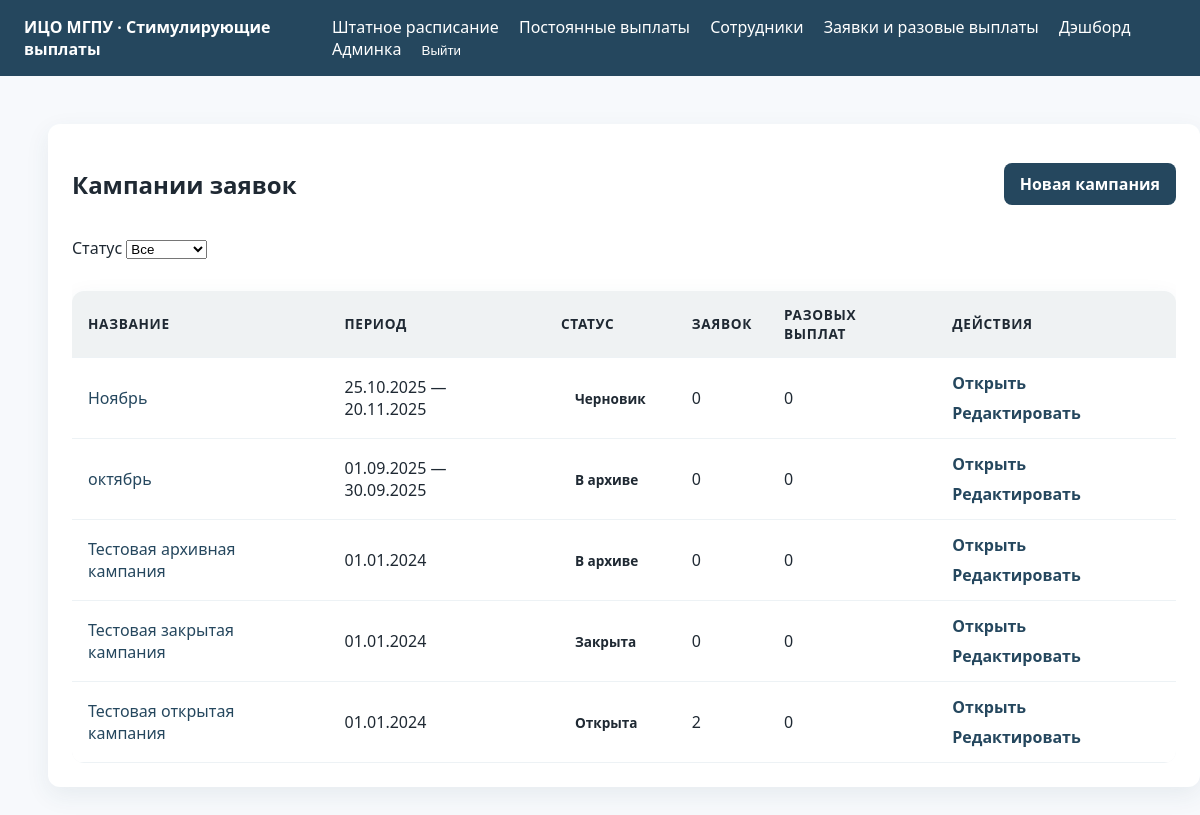
/one-time/campaigns/ (signed in), run on an earlier commit of the app's database.
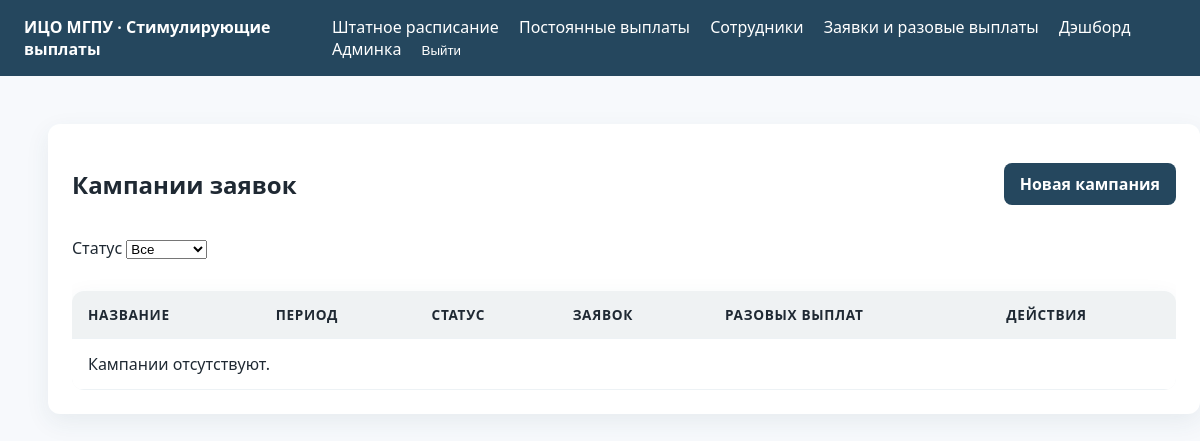
And on a later commit of the database.
### one_time_payments/models.py (models this page shows, shortened)
class RequestCampaign(models.Model):
    class Status(models.TextChoices):
        DRAFT = 'draft', 'Черновик'
        OPEN = 'open', 'Открыта'
        CLOSED = 'closed', 'Закрыта'
        ARCHIVED = 'archived', 'В архиве'
    name = models.CharField('Название кампании', max_length=255)
    description = models.TextField('Описание', blank=True)
    status = models.CharField('Статус', max_length=16, choices=Status.choices, default=Status.DRAFT)
    opens_at = models.DateField('Дата открытия')
    deadline = models.DateField('Дедлайн', blank=True, null=True)
    auto_close_day = models.PositiveSmallIntegerField(
        'Дата автозакрытия',
        default=15,
        help_text='Если дедлайн не указан, кампания автоматически закрывается в указанный день месяца.'
    )
    auto_close_enabled = models.BooleanField('Автоматическое закрытие', default=True)
    closed_at = models.DateTimeField('Закрыта', blank=True, null=True)
    archived_at = models.DateTimeField('В архиве с', blank=True, null=True)
    created_at = models.DateTimeField('Создано', auto_now_add=True)
    updated_at = models.DateTimeField('Обновлено', auto_now=True)
    objects = RequestCampaignQuerySet.as_manager()
    class Meta:
        ordering = ['-opens_at', 'name']
        verbose_name = 'Кампания заявок'
        verbose_name_plural = 'Кампании заявок'
    def open(self) -> None:
        if self.status != self.Status.DRAFT:
            raise ValidationError('Открыть можно только кампания из черновика.')
        self.status = self.Status.OPEN
        self.save(update_fields=['status'])

### one_time_payments/views.py (the view)
# urls.py: path('campaigns/', views.RequestCampaignListView.as_view(), name='campaign-list'),
class RequestCampaignListView(LoginRequiredMixin, PermissionRequiredMixin, generic.ListView):
    model = RequestCampaign
    template_name = 'one_time_payments/campaign_list.html'
    context_object_name = 'campaigns'
    paginate_by = 25
    permission_required = 'one_time_payments.view_requestcampaign'
    def get_queryset(self):
        queryset = RequestCampaign.objects.all().order_by('-opens_at', 'name')
        status = self.request.GET.get('status')
        if status:
            queryset = queryset.filter(status=status)
        return queryset
    def get_context_data(self, **kwargs):
        context = super().get_context_data(**kwargs)
        context['status_choices'] = RequestCampaign.Status.choices
        context['selected_status'] = self.request.GET.get('status', '')
        return context

### one_time_payments/templates/one_time_payments/campaign_list.html (shortened to what this page needs)
{% extends 'base.html' %}
{% block content %}
<div class="card content-card">
    <div style="display:flex; justify-content:space-between; align-items:center; gap:16px; margin-bottom:16px; flex-wrap:wrap;">
        <h2>Кампании заявок</h2>
        {% if perms.one_time_payments.add_requestcampaign %}
            <a href="{% url 'one_time_payments:campaign-add' %}" class="btn btn-primary">Новая кампания</a>
        {% endif %}
    </div>
    <form method="get" class="filter-form" style="margin-bottom:16px; max-width:320px;">
        <label for="status">Статус</label>
        <select name="status" id="status" onchange="this.form.submit()">
            <option value="">Все</option>
        </select>
    </form>
    <div class="table-wrapper">
        <table class="table">
            <thead>
                <tr>
                    <th>Название</th>
                    <th>Период</th>
                    <th>Статус</th>
                    <th>Заявок</th>
                    <th>Разовых выплат</th>
                    <th>Действия</th>
                </tr>
            </thead>
            <tbody>
                {% for campaign in campaigns %}
                    <tr>
                        <td><a href="{% url 'one_time_payments:campaign-detail' campaign.pk %}">{{ campaign.name }}</a></td>
                        <td>{{ campaign.opens_at|date:'d.m.Y' }}{% if campaign.deadline %} — {{ campaign.deadline|date:'d.m.Y' }}{% endif %}</td>
                        <td><span class="status status-{{ campaign.status }}">{{ campaign.get_status_display }}</span></td>
                        <td>{{ campaign.stimulus_requests.count }}</td>
                        <td>{{ campaign.manual_payments.count }}</td>
                        <td style="display:flex; gap:8px; flex-wrap:wrap;">
                            <a href="{% url 'one_time_payments:campaign-detail' campaign.pk %}" class="btn btn-text">Открыть</a>
                            {% if perms.one_time_payments.change_requestcampaign %}
                                <a href="{% url 'one_time_payments:campaign-edit' campaign.pk %}" class="btn btn-text">Редактировать</a>
                            {% endif %}
                        </td>
                    </tr>
                {% empty %}
                    <tr>
                        <td colspan="6">Кампании отсутствуют.</td>
                    </tr>
                {% endfor %}
            </tbody>
        </table>
    </div>
</div>
{% endblock %}

### templates/base.html (shortened to what this page needs)
{% load static %}
<!DOCTYPE html>
<html lang="ru">
<head>
    <link rel="stylesheet" href="{% static 'css/main.css' %}">
</head>
<body>
<header class="header">
    <div>
        <strong>ИЦО МГПУ · Стимулирующие выплаты</strong>
    </div>
    <nav>
        {% if user.is_authenticated %}
            {% if perms.staffing.view_positionquota %}
                <a href="{% url 'staffing:quota-list' %}">Штатное расписание</a>
            {% endif %}
            {% if perms.recurring_payments.view_recurringperiod %}
                <a href="{% url 'recurring_payments:period-list' %}">Постоянные выплаты</a>
            {% endif %}
            {% if perms.stimuli.view_employee %}
                <a href="{% url 'employee-list' %}">Сотрудники</a>
            {% endif %}
            {% if perms.one_time_payments.view_requestcampaign %}
                <a href="{% url 'one_time_payments:campaign-list' %}">Заявки и разовые выплаты</a>
            {% else %}
                <a href="{% url 'request-list' %}">Заявки</a>
            {% endif %}
            {% if perms.dashboard.view_dashboard %}
                <a href="{% url 'dashboard:overview' %}">Дэшборд</a>
            {% endif %}
            {% if user.is_staff %}
                <a href="{% url 'admin:index' %}">Админка</a>
            {% endif %}
            <form method="post" action="{% url 'logout' %}" class="logout-form">
                <button type="submit" class="logout-link">Выйти</button>
            </form>
        {% endif %}
    </nav>
</header>
<div class="container">
    {% block content %}{% endblock %}
</div>
</body>
</html>

### static/css/main.css (style rules this page uses)
:root { --primary: #25475e; --accent: #f0a500; --bg: #f7f9fc; }
body { font-family: 'Segoe UI', -apple-system, BlinkMacSystemFont, 'Roboto', sans-serif; font-size: 16px; color: #1f2933; background-color: var(--bg); margin: 0; }
a { color: var(--primary); text-decoration: none; }
.header { background-color: var(--primary); color: #fff; padding: 16px 24px; display: flex; justify-content: space-between; align-items: center; }
.header nav a { color: #fff; margin-left: 16px; font-weight: 500; }
.logout-form { display: inline; margin-left: 16px; }
.logout-link { background: none; border: none; color: #fff; font-weight: 500; cursor: pointer; padding: 0; }
.container { width: 100%; max-width: 1600px; margin: 0 auto; padding: clamp(24px, 4vw, 48px); box-sizing: border-box; }
.table-wrapper { overflow-x: auto; border-radius: 12px; margin-top: 16px; }
.table { width: 100%; border-collapse: collapse; background-color: #fff; border-radius: 12px; overflow: hidden; box-shadow: 0 8px 24px rgba(37, 71, 94, 0.08); margin-top: 16px; }
.table thead { background-color: rgba(37, 71, 94, 0.07); font-size: 0.85rem; text-transform: uppercase; letter-spacing: 0.05em; }
.table th, .table td { padding: 14px 16px; border-bottom: 1px solid #edf2f5; text-align: left; }
.btn { display: inline-flex; align-items: center; gap: 6px; padding: 10px 16px; border-radius: 8px; border: none; cursor: pointer; font-weight: 600; transition: all 0.2s ease; }
.btn-primary { background-color: var(--primary); color: #fff; }
.card { background-color: #fff; border-radius: 12px; box-shadow: 0 8px 24px rgba(37, 71, 94, 0.08); padding: 24px; margin-bottom: 24px; }
.content-card { width: 100%; }
.filter-form { margin-bottom: 16px; }

What changed in the data, as far as the page shows it:
removed RequestCampaign: name "Ноябрь", opens_at "25.10.2025", deadline "20.11.2025", status "Черновик", stimulus_requests.count "0", manual_payments.count "0"
removed RequestCampaign: name "октябрь", opens_at "01.09.2025", deadline "30.09.2025", status "В архиве", stimulus_requests.count "0", manual_payments.count "0"
removed RequestCampaign: name "Тестовая архивная кампания", opens_at "01.01.2024", status "В архиве", stimulus_requests.count "0", manual_payments.count "0"
removed RequestCampaign: name "Тестовая закрытая кампания", opens_at "01.01.2024", status "Закрыта", stimulus_requests.count "0", manual_payments.count "0"
removed RequestCampaign: name "Тестовая открытая кампания", opens_at "01.01.2024", status "Открыта", stimulus_requests.count "2", manual_payments.count "0"
Also different on the page:
text now shown: "Кампании отсутствуют."
